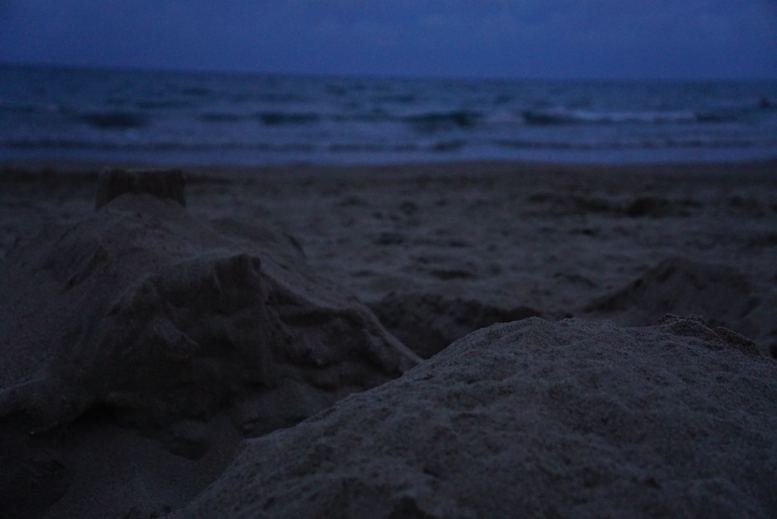
%> input picture lab2/plaza1.png, 777 x 519 px
$ octave pdf2_3.m   (GNU Octave 9; MATLAB toolbox functions it lacks are replaced by stand-ins)
%> lines starting %> are read from the running program, lines starting %| are printed output that depends on the picture
clear;
clf;
clc;
img = double(imread('plaza1.png'));
we_min = min(img(:));
%> we_min = 2
we_max = max(img(:));
%> we_max = 145
img_out = 255 * (img - we_min) / (we_max - we_min);
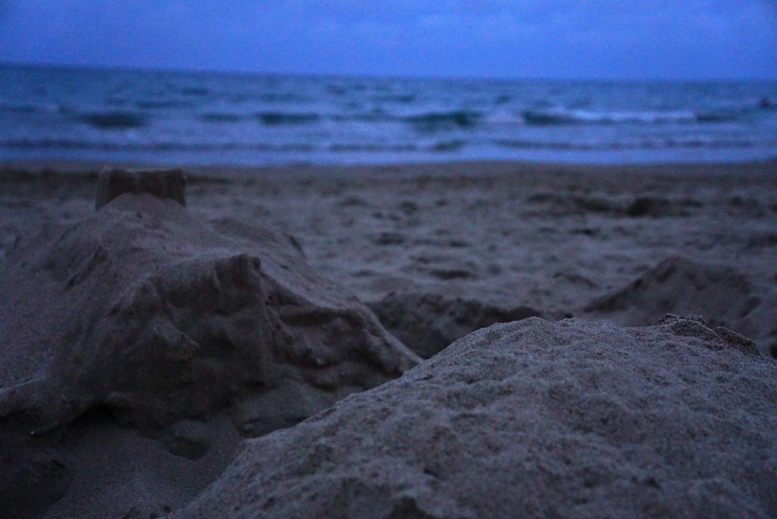
%> img_out: size 519x777x3 double; mean R, G, B 58.3, 72.3, 109.8
R = img_out(:,:,1);
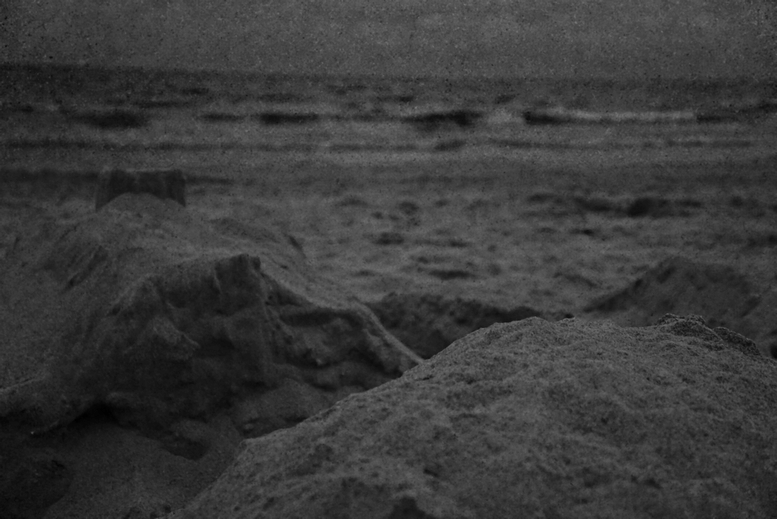
%> R: size 519x777 double; min 0, max 119.5, mean 58.3
G = img_out(:,:,2);
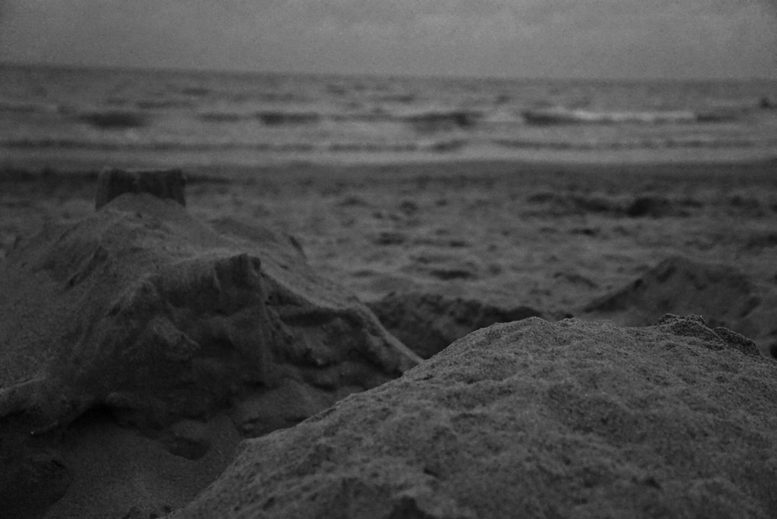
%> G: size 519x777 double; min 0, max 160.5, mean 72.3
B = img_out(:,:,3);
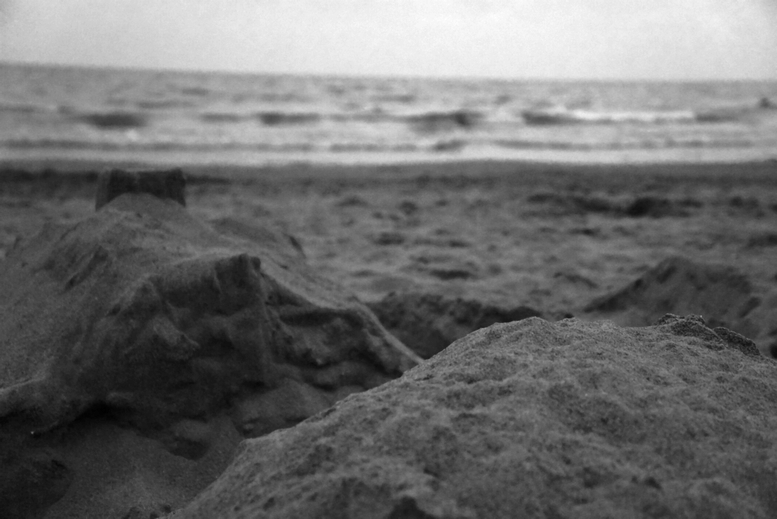
%> B: size 519x777 double; min 0, max 255, mean 109.8
%imshow(img_out/255);
subplot(2,2,1);
hist(vec(img_out(:,:,:)), 100);
title('R+G+B');
subplot(2,2,2);
hist(vec(R), 100);
title('R');
subplot(2,2,3);
hist(vec(G), 100);
title('G');
subplot(2,2,4);
hist(vec(B), 100);
title('B');
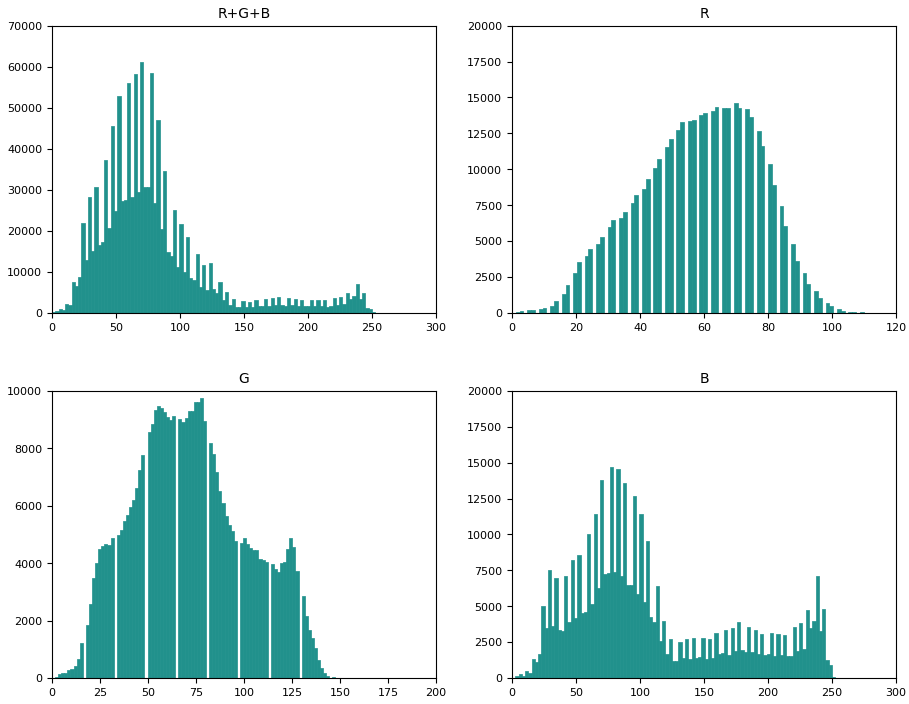
%> figure redrawn from the program's plot data, 4 panels; panel 1: tallest bar 61013 high, from x = 68.85 to 71.4; panel 2: tallest bar 14630 high, from x = 69.3 to 70.49; panel 3: tallest bar 9755 high, from x = 77.03 to 78.64; panel 4: tallest bar 14695 high, from x = 76.5 to 79.05
